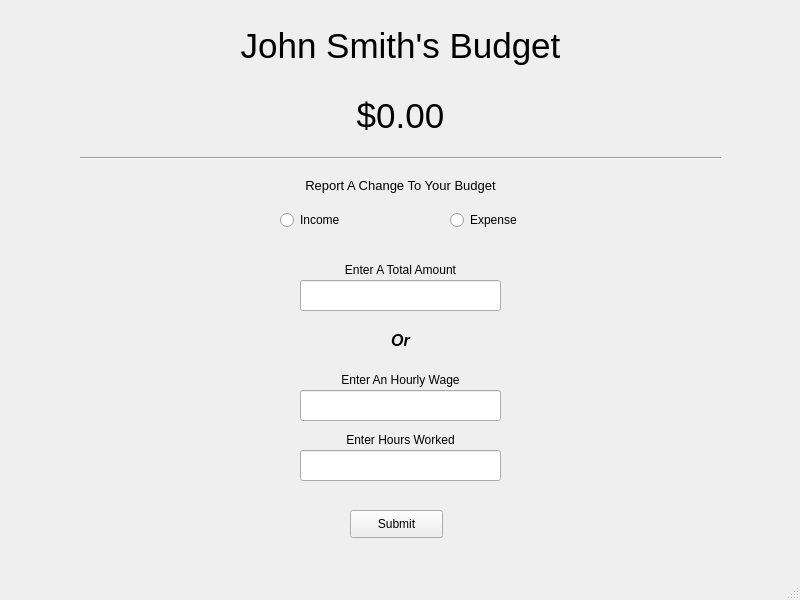
<?xml version="1.0" encoding="UTF-8"?>
<ui version="4.0">
 <class>MainWindow</class>
 <widget class="QMainWindow" name="MainWindow">
  <property name="enabled">
   <bool>true</bool>
  </property>
  <property name="geometry">
   <rect>
    <x>0</x>
    <y>0</y>
    <width>800</width>
    <height>600</height>
   </rect>
  </property>
  <property name="windowTitle">
   <string>Budget Tool</string>
  </property>
  <widget class="QWidget" name="centralwidget">
   <widget class="QLabel" name="user_label">
    <property name="geometry">
     <rect>
      <x>190</x>
      <y>10</y>
      <width>421</width>
      <height>71</height>
     </rect>
    </property>
    <property name="font">
     <font>
      <pointsize>26</pointsize>
      <kerning>true</kerning>
     </font>
    </property>
    <property name="text">
     <string>John Smith's Budget</string>
    </property>
    <property name="alignment">
     <set>Qt::AlignCenter</set>
    </property>
   </widget>
   <widget class="QLabel" name="balance_label">
    <property name="enabled">
     <bool>true</bool>
    </property>
    <property name="geometry">
     <rect>
      <x>250</x>
      <y>80</y>
      <width>301</width>
      <height>71</height>
     </rect>
    </property>
    <property name="font">
     <font>
      <pointsize>26</pointsize>
     </font>
    </property>
    <property name="text">
     <string>$0.00</string>
    </property>
    <property name="alignment">
     <set>Qt::AlignCenter</set>
    </property>
   </widget>
   <widget class="QLabel" name="budget_message">
    <property name="geometry">
     <rect>
      <x>170</x>
      <y>170</y>
      <width>461</width>
      <height>31</height>
     </rect>
    </property>
    <property name="font">
     <font>
      <pointsize>10</pointsize>
     </font>
    </property>
    <property name="text">
     <string>Report A Change To Your Budget</string>
    </property>
    <property name="alignment">
     <set>Qt::AlignCenter</set>
    </property>
   </widget>
   <widget class="Line" name="line">
    <property name="geometry">
     <rect>
      <x>80</x>
      <y>150</y>
      <width>641</width>
      <height>16</height>
     </rect>
    </property>
    <property name="orientation">
     <enum>Qt::Horizontal</enum>
    </property>
   </widget>
   <widget class="QRadioButton" name="income_radio">
    <property name="geometry">
     <rect>
      <x>280</x>
      <y>210</y>
      <width>95</width>
      <height>20</height>
     </rect>
    </property>
    <property name="text">
     <string>Income</string>
    </property>
    <attribute name="buttonGroup">
     <string notr="true">radio_group</string>
    </attribute>
   </widget>
   <widget class="QRadioButton" name="expense_radio">
    <property name="geometry">
     <rect>
      <x>450</x>
      <y>210</y>
      <width>95</width>
      <height>20</height>
     </rect>
    </property>
    <property name="text">
     <string>Expense</string>
    </property>
    <attribute name="buttonGroup">
     <string notr="true">radio_group</string>
    </attribute>
   </widget>
   <widget class="QStackedWidget" name="stackedWidget">
    <property name="geometry">
     <rect>
      <x>20</x>
      <y>240</y>
      <width>761</width>
      <height>321</height>
     </rect>
    </property>
    <property name="currentIndex">
     <number>0</number>
    </property>
    <widget class="QWidget" name="income_page">
     <widget class="QLineEdit" name="howmuchincome_entry">
      <property name="geometry">
       <rect>
        <x>280</x>
        <y>40</y>
        <width>201</width>
        <height>31</height>
       </rect>
      </property>
     </widget>
     <widget class="QLabel" name="howmuchincome_label">
      <property name="geometry">
       <rect>
        <x>280</x>
        <y>20</y>
        <width>201</width>
        <height>20</height>
       </rect>
      </property>
      <property name="text">
       <string>Enter A Total Amount</string>
      </property>
      <property name="alignment">
       <set>Qt::AlignCenter</set>
      </property>
     </widget>
     <widget class="QLabel" name="or_label">
      <property name="geometry">
       <rect>
        <x>280</x>
        <y>90</y>
        <width>201</width>
        <height>20</height>
       </rect>
      </property>
      <property name="font">
       <font>
        <pointsize>12</pointsize>
        <weight>75</weight>
        <italic>true</italic>
        <bold>true</bold>
       </font>
      </property>
      <property name="text">
       <string>Or</string>
      </property>
      <property name="alignment">
       <set>Qt::AlignCenter</set>
      </property>
     </widget>
     <widget class="QLineEdit" name="hourlywage_entry">
      <property name="geometry">
       <rect>
        <x>280</x>
        <y>150</y>
        <width>201</width>
        <height>31</height>
       </rect>
      </property>
     </widget>
     <widget class="QLineEdit" name="hoursworked_entry">
      <property name="geometry">
       <rect>
        <x>280</x>
        <y>210</y>
        <width>201</width>
        <height>31</height>
       </rect>
      </property>
     </widget>
     <widget class="QLabel" name="hourlywage_label">
      <property name="geometry">
       <rect>
        <x>280</x>
        <y>130</y>
        <width>201</width>
        <height>20</height>
       </rect>
      </property>
      <property name="text">
       <string>Enter An Hourly Wage</string>
      </property>
      <property name="alignment">
       <set>Qt::AlignCenter</set>
      </property>
     </widget>
     <widget class="QLabel" name="hoursworked_label">
      <property name="geometry">
       <rect>
        <x>280</x>
        <y>190</y>
        <width>201</width>
        <height>20</height>
       </rect>
      </property>
      <property name="text">
       <string>Enter Hours Worked</string>
      </property>
      <property name="alignment">
       <set>Qt::AlignCenter</set>
      </property>
     </widget>
     <widget class="QPushButton" name="submitincome_button">
      <property name="geometry">
       <rect>
        <x>330</x>
        <y>270</y>
        <width>93</width>
        <height>28</height>
       </rect>
      </property>
      <property name="text">
       <string>Submit</string>
      </property>
     </widget>
    </widget>
    <widget class="QWidget" name="expense_page">
     <widget class="QComboBox" name="expensetype_dropbox">
      <property name="geometry">
       <rect>
        <x>260</x>
        <y>50</y>
        <width>231</width>
        <height>22</height>
       </rect>
      </property>
      <item>
       <property name="text">
        <string>Grocery</string>
       </property>
      </item>
      <item>
       <property name="text">
        <string>Rent</string>
       </property>
      </item>
      <item>
       <property name="text">
        <string>Debt</string>
       </property>
      </item>
      <item>
       <property name="text">
        <string>Other</string>
       </property>
      </item>
     </widget>
     <widget class="QLabel" name="selectexpense_label">
      <property name="geometry">
       <rect>
        <x>280</x>
        <y>20</y>
        <width>191</width>
        <height>31</height>
       </rect>
      </property>
      <property name="font">
       <font>
        <pointsize>12</pointsize>
       </font>
      </property>
      <property name="text">
       <string>Select Expense Type</string>
      </property>
      <property name="alignment">
       <set>Qt::AlignCenter</set>
      </property>
     </widget>
     <widget class="QLabel" name="amountofexpense_label">
      <property name="geometry">
       <rect>
        <x>230</x>
        <y>90</y>
        <width>301</width>
        <height>51</height>
       </rect>
      </property>
      <property name="font">
       <font>
        <pointsize>12</pointsize>
       </font>
      </property>
      <property name="text">
       <string>Enter Amount Of The Expense</string>
      </property>
      <property name="alignment">
       <set>Qt::AlignCenter</set>
      </property>
     </widget>
     <widget class="QLineEdit" name="amountofexpense_entry">
      <property name="geometry">
       <rect>
        <x>250</x>
        <y>130</y>
        <width>261</width>
        <height>41</height>
       </rect>
      </property>
     </widget>
     <widget class="QPushButton" name="expensesubmit_button">
      <property name="geometry">
       <rect>
        <x>330</x>
        <y>190</y>
        <width>93</width>
        <height>28</height>
       </rect>
      </property>
      <property name="text">
       <string>Submit</string>
      </property>
     </widget>
    </widget>
   </widget>
  </widget>
  <widget class="QStatusBar" name="statusbar"/>
 </widget>
 <resources/>
 <connections/>
 <buttongroups>
  <buttongroup name="radio_group"/>
 </buttongroups>
</ui>
